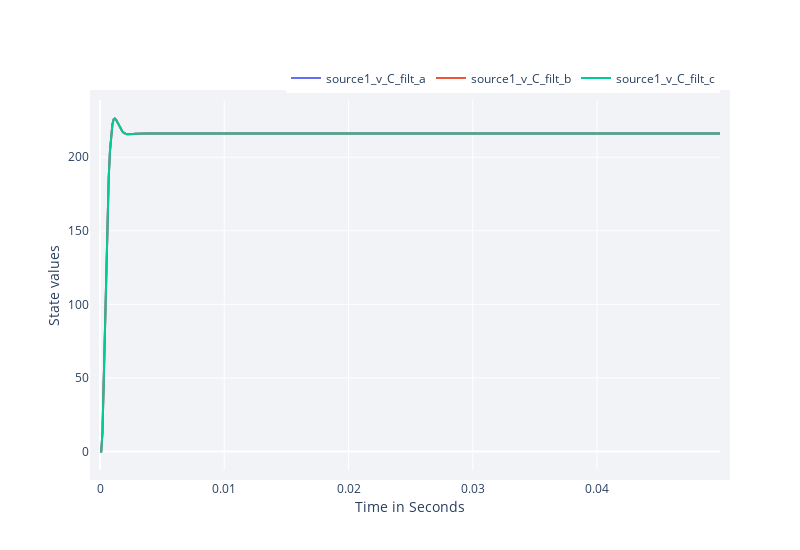

The cell this chart's notebook holds for it:
### Markdown cell above
## AC-grid example
To run an AC-grid where the source created a sin-wave voltage with the frequency of `env.nc.parameters["grid"]["f_grid"]` just the control mode has to be changed from `Step` to `Swing`.
Additionally the grid is changed from a single-phase to a three-phase system.

### Code cell
CM = [0. 1.
    -1. 0.]


parameters = Dict{Any, Any}(
        "source" => Any[
                        Dict{Any, Any}("pwr" => S_source, "control_type" => "classic", "mode" => "Swing", "fltr" => "LC", "i_limit" => 1e4, "v_limit" => 1e4,),
                        ],
        "load"   => Any[
                        Dict{Any, Any}("impedance" => "R", "R" => R_load)
                        ],
        "cable"   => Any[
                        Dict{Any, Any}("R" => 1e-3, "L" => 1e-4, "C" => 1e-4),
                        ],
        "grid" => Dict{Any, Any}("fs"=>1e4, "phase"=>3, "v_rms"=>230, "f_grid" => 50, "ramp_end"=>0.0)
    )

env = SimEnv(CM = CM, parameters = parameters)

states_to_plot = ["source1_v_C_filt_a", "source1_v_C_filt_b", "source1_v_C_filt_c"]

hook = DataHook(collect_state_ids = states_to_plot)

simulate(Multi_Agent, env, hook=hook)

plot_hook_results(hook = hook,
                  states_to_plot  = states_to_plot)

### Figure 1 — Plotly figure (JSON) as saved in the notebook; plotly's stock layout.template omitted (floating-point values rounded to 4 significant figures; data arrays with more than 128 entries replaced by an {"elided": "..."} marker saying what was removed)
{"data": [{"mode": "lines", "name": "source1_v_C_filt_a", "type": "scatter", "x": {"elided": "500 float values"}, "y": {"elided": "500 float values"}}, {"mode": "lines", "name": "source1_v_C_filt_b", "type": "scatter", "x": {"elided": "500 float values"}, "y": {"elided": "500 float values"}}, {"mode": "lines", "name": "source1_v_C_filt_c", "type": "scatter", "x": {"elided": "500 float values"}, "y": {"elided": "500 float values"}}], "layout": {"height": 550, "legend": {"orientation": "h", "x": 1, "xanchor": "right", "y": 1.02, "yanchor": "bottom"}, "margin": {"b": 80, "l": 100, "pad": 10, "r": 80, "t": 100}, "plot_bgcolor": "#f1f3f7", "width": 800, "xaxis": {"title": {"text": "Time in Seconds"}}, "yaxis": {"title": {"text": "State values"}}, "yaxis2": {"overlaying": "y", "side": "right", "title": "Action values", "titlefont": {"color": "orange"}}}}
